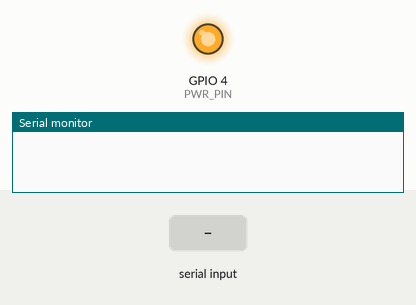
Simulated run of this sketch. Board: ESP32. Shown: output pins drawn as LEDs (lit = HIGH), the last lines printed to the serial monitor. Inputs (shaded band) come from the test bench.

Above: at 0.2 s.
At 2.3 s:
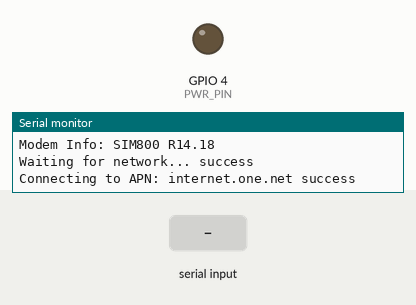
2.4 s: "1" received over the second serial link
Timing chart, 0 to 5.4 s (numbered marks = the images above; inputs shaded):
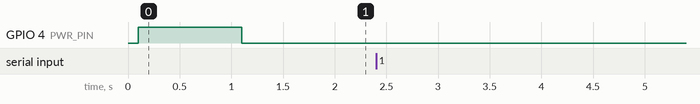

The sketch:

MobileDataConnection.ino
```cpp
#include <utilities.h>
#define TINY_GSM_MODEM_SIM7600
#include <TinyGsmClient.h>
//#include <PubSubClient.h>

// Set your Serial ports
#define SerialMon Serial
#define SerialAT  Serial1

// LilyGo SIM7600 Pin Definitions
#define UART_BAUD   115200
#define PIN_DTR     25
#define PIN_TX      27
#define PIN_RX      26
#define PWR_PIN     4  // Power Key

const char apn[]      = "internet.one.net";
const char gprsUser[] = "";
const char gprsPass[] = "";


TinyGsm modem(SerialAT);

void setup() {
  SerialMon.begin(115200);

  // 1. Power on the modem hardware
  pinMode(PWR_PIN, OUTPUT);
  digitalWrite(PWR_PIN, LOW);
  delay(100);
  digitalWrite(PWR_PIN, HIGH);
  delay(1000); // Pulse the power key
  digitalWrite(PWR_PIN, LOW);

  // 2. Start Serial communication
  SerialAT.begin(UART_BAUD, SERIAL_8N1, PIN_RX, PIN_TX);

  SerialMon.println("Initializing modem...");
  if (!modem.restart()) {
    SerialMon.println("Failed to restart modem");
    return;
  }

  String modemInfo = modem.getModemInfo();
  SerialMon.print("Modem Info: ");
  SerialMon.println(modemInfo);

  SerialMon.print("Waiting for network...");
  if (!modem.waitForNetwork()) {
    SerialMon.println(" fail");
    return;
  }
  SerialMon.println(" success");

  SerialMon.print("Connecting to APN: ");
  SerialMon.print(apn);
  if (!modem.gprsConnect(apn, gprsUser, gprsPass)) {
    SerialMon.println(" fail");
    return;
  }
  SerialMon.println(" success");


}

void loop() {
  // Use a passthrough to test AT commands manually
  while (SerialAT.available()) SerialMon.write(SerialAT.read());
  while (SerialMon.available()) SerialAT.write(SerialMon.read());

  /*if (!mqtt.connected()) {
    mqttConnect();
  }
  mqtt.loop();

  // Example: Publish every 10 seconds
  static unsigned long lastMsg = 0;
  if (millis() - lastMsg > 10000) {
    lastMsg = millis();
    mqtt.publish("test/topic", "Heartbeat");
  }*/
}
```

utilities.h
```cpp
// utilities.h is needed for setting up the LilyGo module once then incude this header file

// Select your modem:
#define TINY_GSM_MODEM_SIM7600

// Define the serial pins for ESP32 <-> SIM7600 communication
#define MODEM_RX             26
#define MODEM_TX             27
#define MODEM_PWRKEY         4
#define MODEM_DTR            32
#define MODEM_RI             33
#define MODEM_FLIGHT         25
#define MODEM_STATUS         34

// Serial baud rate for the modem
#define MODEM_BAUDRATE       115200

// Macro to power on the modem (specific to LilyGo hardware)
#define BOARD_PWRKEY_PIN     4
#define BOARD_ADC_PIN        35
```
